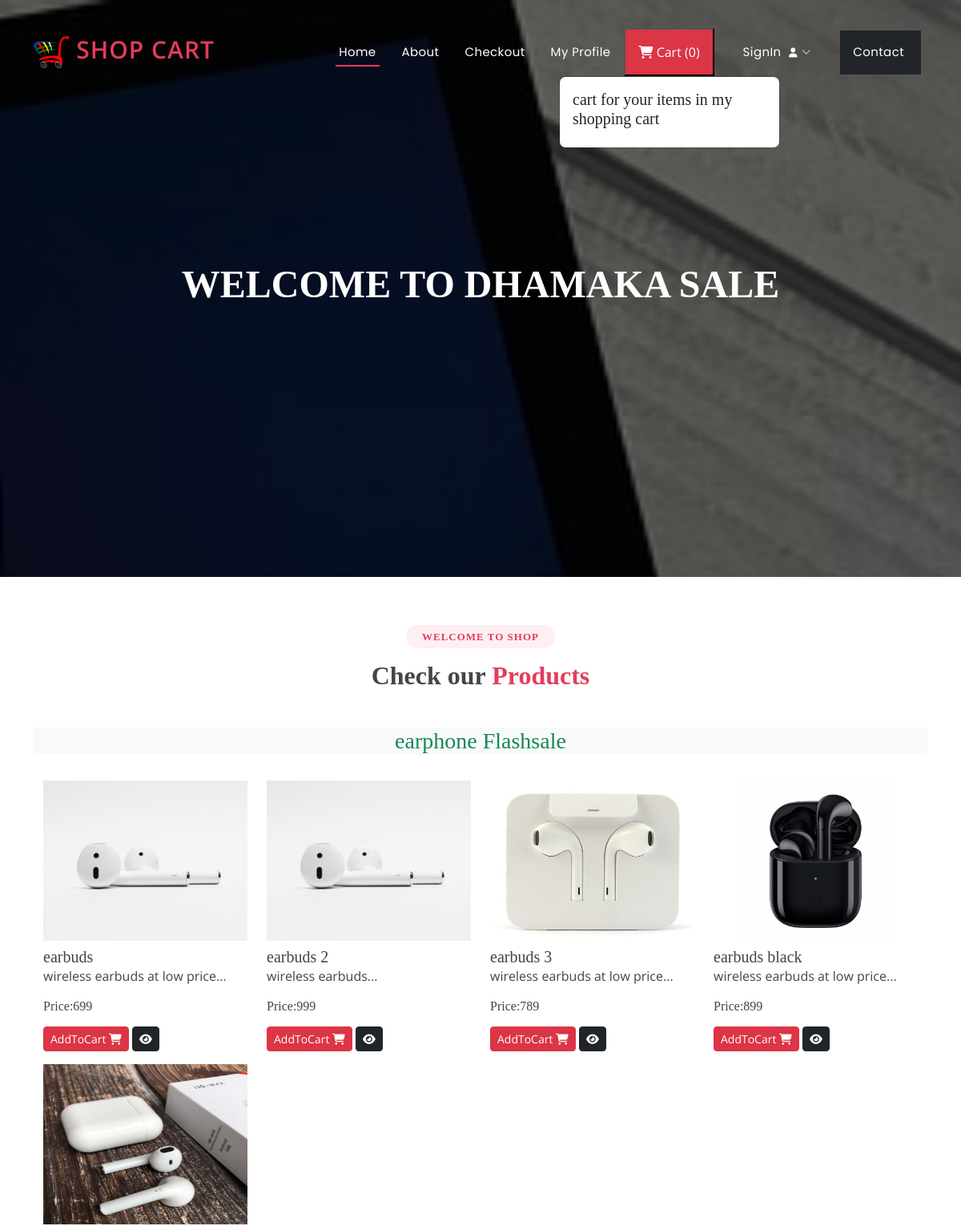
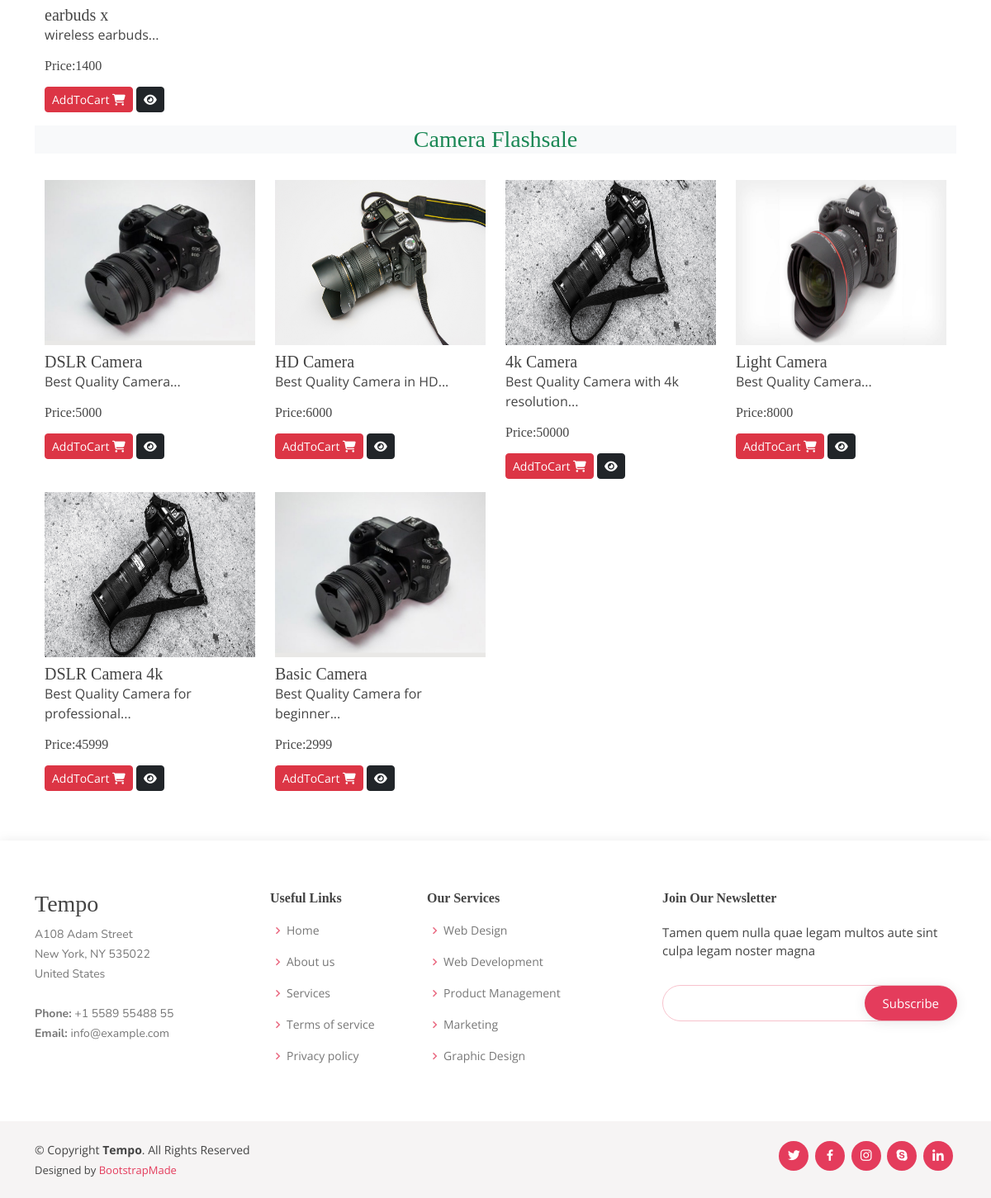
The page / on the database its author committed (2 pictures, top to bottom).
### ecommerceapp/models.py (models this page shows, shortened)
class Product(models.Model):
    product_id = models.AutoField
    product_name = models.CharField(max_length=100)
    category = models.CharField(max_length=100, default="")
    subcategory = models.CharField(max_length=50, default="")
    price = models.IntegerField(default=0)
    desc = models.CharField(max_length=300)
    image = models.ImageField(upload_to='images/images')

### ecommerceapp/views.py (the view)
# urls.py: path('',views.index,name="index"),
def index(request):
    allProds = []
    catprods = Product.objects.values('category','id')
    print(catprods)
    cats = {item['category'] for item in catprods}
    for cat in cats:
        prod= Product.objects.filter(category=cat)
        n=len(prod)
        nSlides = n // 4 + ceil((n / 4) - (n // 4))
        allProds.append([prod, range(1, nSlides), nSlides])
    params= {'allProds':allProds}
    return render(request,"index.html",params)

### templates/index.html (shortened to what this page needs)
{% extends 'base.html' %}
{% block content %}
<h1>Welcome to Dhamaka Sale</h1>
{% endblock content %}
{% block body %}
{% load static %}
<section id="portfolio" class="portfolio">
  <div class="container">
    <div class="section-title">
      <h2>Welcome to Shop</h2>
      <h3>Check our <span>Products</span></h3>
    </div>
    {% for product, range, nSlides in allProds %}
    <h3 class="my-3 text-center text-success bg-light">
      {{product.0.category}} Flashsale
    </h3>
    <div class="container">
      <div class="row">
        {% for i in product %}
        <div class="col-md-3 mt-3">
          <img src="/media/{{i.image}}" class="card-img-top" alt="not found" height="200px" width="150px" />
          <div class="card-body">
            <h5 class="card-title mt-2" id="namepr{{i.id}}">{{i.product_name}}</h5>
            <p class="card-text">{{i.desc|slice:"0:53"}}...</p>
            <h6 class="card-tiftle mb-3">
              Price:<span id="pricepr{{i.id}}">{{i.price}}</span>
            </h6>
            <span id="divpr{{i.id}}" class="divpr">
              <button id="pr{{i.id}}" class="btn btn-danger cart btn-sm mt-0">
                AddToCart <i class="fa-solid fa-cart-shopping"></i>
              </button>
            </span>
            <a href="/media/{{i.image}}">
              <button class="btn btn-dark btn-sm cart"><i class="fa-solid fa-eye"></i></button></a
            >
          </div>
        </div>
        {% endfor %}
      </div>
    </div>
    {% endfor %}
  </div>
</section>
{% endblock body %}

### templates/base.html (shortened to what this page needs)
{% load static %}
<!DOCTYPE html>
<html lang="en">
<head>
  <link href="{% static '/assets/vendor/bootstrap/css/bootstrap.min.css' %}" rel="stylesheet">
  <link href="{% static '/assets/vendor/bootstrap-icons/bootstrap-icons.css' %}" rel="stylesheet">
  <link href="{% static '/assets/vendor/boxicons/css/boxicons.min.css' %}" rel="stylesheet">
  <link href="{% static '/assets/vendor/glightbox/css/glightbox.min.css' %}" rel="stylesheet">
  <link href="{% static '/assets/vendor/remixicon/remixicon.css' %}" rel="stylesheet">
  <link href="{% static '/assets/vendor/swiper/swiper-bundle.min.css' %}" rel="stylesheet">
  <link rel="stylesheet" href="https://cdnjs.cloudflare.com/ajax/libs/font-awesome/6.2.1/css/all.min.css" />
  <link href="{% static '/assets/css/style.css' %}" rel="stylesheet">
</head>
<body>
  <header id="header" class="fixed-top ">
    <div class="container d-flex align-items-center justify-content-between">
<a href="/" class="logo"><img src="{% static 'images/logo.png' %}" alt="" class="img-fluid"> Shop Cart</a>
      <nav id="navbar" class="navbar">
        <ul>
          <li><a class="nav-link scrollto active" href="/">Home</a></li>
          <li><a class="nav-link scrollto" href="/about">About</a></li>
          <li><a class="nav-link scrollto" href="/checkout">Checkout</a></li>
          <li><a class="nav-link scrollto" href="/profile">My Profile </a></li>
          <button type="button" class="nav-link scrollto bg-danger p-3 m-2 text-white" id="popcart" data-container="body" data-toggle="popover" data-placement="bottom" data-html="true" ><i class="fa-solid fa-cart-shopping"></i>  Cart (<span id="cart">0</span>)
          </button>
          {% if request.user.is_authenticated %}
          <li><a  class="nav-link scrollto" href="/auth/logout/">Logout <i class="fa-solid fa-right-from-bracket"></i>
          </a></li>
          {% else %}
          <li class="dropdown"><a href="#"><span>SignIn </span> <i class="bi bi-chevron-down"></i></a>
          </li>
          {% endif %}
          <li><a class="nav-link scrollto bg-dark p-3 m-2" href="/contact">Contact </a></li>
        </ul>
      </nav>
    </div>
  </header>
  <section id="hero">
    <div class="hero-container">
      {% block content %}
      {% endblock content %}
    </div>
  </section>
  <main id="main">
    {% block body %}
    {% endblock body %}
  </main>
  <footer id="footer">
    <div class="footer-top">
      <div class="container">
        <div class="row">
          <div class="col-lg-3 col-md-6 footer-contact">
            <h3>Tempo</h3>
            <p>
              A108 Adam Street <br>
              New York, NY 535022<br>
              United States <br><br>
              <strong>Phone:</strong> +1 5589 55488 55<br>
              <strong>Email:</strong> info@example.com<br>
            </p>
          </div>
          <div class="col-lg-2 col-md-6 footer-links">
            <h4>Useful Links</h4>
            <ul>
              <li><i class="bx bx-chevron-right"></i> <a href="/">Home</a></li>
              <li><i class="bx bx-chevron-right"></i> <a href="/about">About us</a></li>
              <li><i class="bx bx-chevron-right"></i> <a href="#">Services</a></li>
              <li><i class="bx bx-chevron-right"></i> <a href="#">Terms of service</a></li>
              <li><i class="bx bx-chevron-right"></i> <a href="#">Privacy policy</a></li>
            </ul>
          </div>
          <div class="col-lg-3 col-md-6 footer-links">
            <h4>Our Services</h4>
            <ul>
              <li><i class="bx bx-chevron-right"></i> <a href="#">Web Design</a></li>
              <li><i class="bx bx-chevron-right"></i> <a href="#">Web Development</a></li>
              <li><i class="bx bx-chevron-right"></i> <a href="#">Product Management</a></li>
              <li><i class="bx bx-chevron-right"></i> <a href="#">Marketing</a></li>
              <li><i class="bx bx-chevron-right"></i> <a href="#">Graphic Design</a></li>
            </ul>
          </div>
          <div class="col-lg-4 col-md-6 footer-newsletter">
            <h4>Join Our Newsletter</h4>
            <p>Tamen quem nulla quae legam multos aute sint culpa legam noster magna</p>
            <form action="" method="post">
              <input type="email" name="email"><input type="submit" value="Subscribe">
            </form>
          </div>
        </div>
      </div>
    </div>
    <div class="container d-md-flex py-4">
      <div class="me-md-auto text-center text-md-start">
        <div class="copyright">
          &copy; Copyright <strong><span>Tempo</span></strong>. All Rights Reserved
        </div>
        <div class="credits">
          Designed by <a href="https://bootstrapmade.com/">BootstrapMade</a>
        </div>
      </div>
      <div class="social-links text-center text-md-right pt-3 pt-md-0">
        <a href="#" class="twitter"><i class="bx bxl-twitter"></i></a>
        <a href="#" class="facebook"><i class="bx bxl-facebook"></i></a>
        <a href="#" class="instagram"><i class="bx bxl-instagram"></i></a>
        <a href="#" class="google-plus"><i class="bx bxl-skype"></i></a>
        <a href="#" class="linkedin"><i class="bx bxl-linkedin"></i></a>
      </div>
    </div>
  </footer>
</body>
</html>

### rows shown on the page
Product: category "earphone", image (picture), product_name "earbuds", desc "wireless earbuds at low price", price "699"
Product: image (picture), product_name "earbuds 2", desc "wireless earbuds", price "999"
Product: image (picture), product_name "earbuds 3", desc "wireless earbuds at low price", price "789"
Product: image (picture), product_name "earbuds black", desc "wireless earbuds at low price", price "899"
Product: image (picture), product_name "earbuds x", desc "wireless earbuds", price "1400"
Product: category "Camera", image (picture), product_name "DSLR Camera", desc "Best Quality Camera", price "5000"
Product: image (picture), product_name "HD Camera", desc "Best Quality Camera in HD", price "6000"
Product: image (picture), product_name "4k Camera", desc "Best Quality Camera with 4k resolution", price "50000"
Product: image (picture), product_name "Light Camera", desc "Best Quality Camera", price "8000"
Product: image (picture), product_name "DSLR Camera 4k", desc "Best Quality Camera for professional", price "45999"
Product: image (picture), product_name "Basic Camera", desc "Best Quality Camera for beginner", price "2999"
